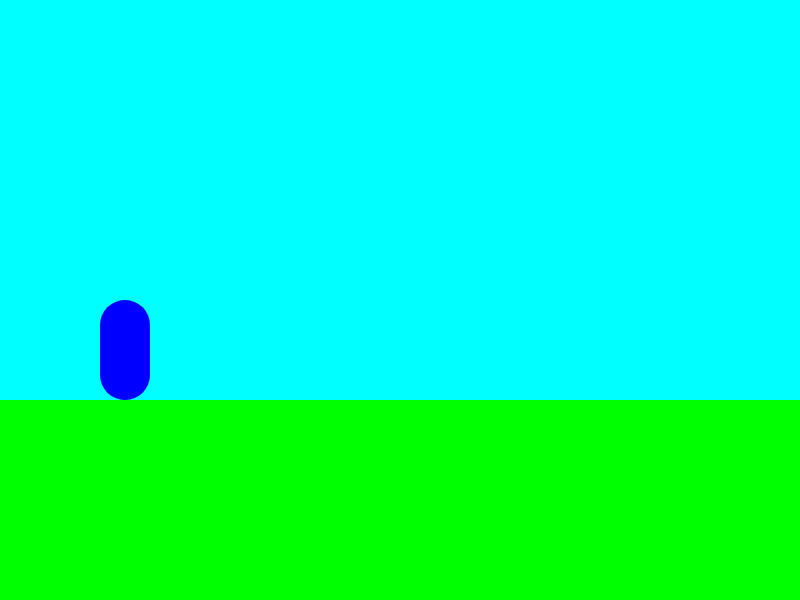
Frame 1 (no input)
Frame 60 (no input): identical to frame 1, image omitted
Frame 120 (the mouse pressed at the canvas centre since frame 60): identical to frame 1, image omitted

The p5.js sketch that drew this single still picture (run headless with seeded random() and noise() and a simulated clock; from frame 60 on, the mouse is pressed at the canvas centre):

// p5.js sketch
// ── sketch.js
function setup() {
    createCanvas(800,600);
}

function draw() {
    background(0,255,255);
    noStroke();
    fill(0,0,255);
    rect(100, 300, 50, 100, 50);
    fill(0,255,0);
    rect(0, 400, 800, 200);
}
